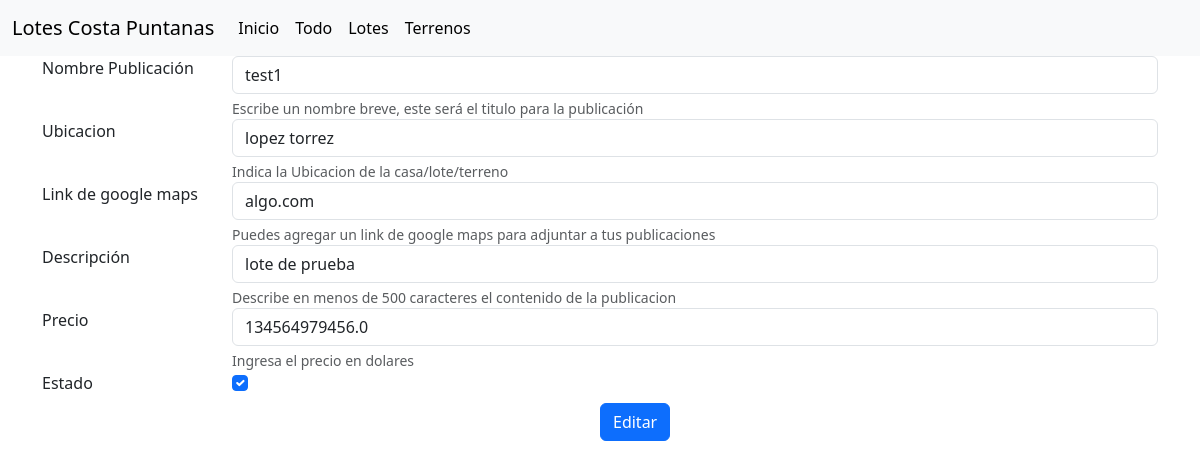
/inmueble/editar/1, run on the app's committed database.
### productos/models.py (models this page shows)
class Productos(models.Model):
    nombre = models.TextField(max_length=150)
    descripcion = models.TextField(max_length=500)
    ubicacion = models.TextField(max_length=200)
    linkMaps = models.TextField(max_length=200)
    precio = models.FloatField()
    fechaAgregado = models.DateField(auto_now_add=True, blank=True)
    estado = models.BooleanField()

### productos/views.py (the view, shortened to what this page needs)
# urls.py: path('inmueble/editar/<int:id>',vistaProductos.editarProducto,name='inmuebleEditar'),
def editarProducto(request,id):
    if request.method == 'GET':
        producto=get_object_or_404(Productos,pk=id)
        print(producto.nombre)
        return render(request,'productos/editar.html',{
            "producto":producto
        })

### productos/templates/productos/editar.html (shortened to what this page needs)
{% extends 'base.html' %}
{% block content %}
<form method="post">
    <div class="container">
        <div class="row">
            <div class="col-2">
                <label for="nombre" class="form-label">Nombre Publicación</label>
            </div>
            <div class="col">
                <input type="text" value="{{ producto.nombre }}" class="form-control" name="nombre" id="nombre" >
                <div id="nombreAyuda" class="form-text">Escribe un nombre breve, este será el titulo para la publicación
                </div>
            </div>
        </div>
        <div class="row">
            <div class="col-2">
                <label for="ubicacion" class="form-label">Ubicacion</label>
            </div>
            <div class="col">
                <input type="text" value="{{ producto.ubicacion }}"  class="form-control" name="ubicacion" id="ubicacion">
                <div id="ubicacionAyuda" class="form-text">Indica la Ubicacion de la casa/lote/terreno</div>
            </div>
        </div>
        <div class="row">
            <div class="col-2">
                <label for="linkMaps" class="form-label">Link de google maps</label>
            </div>
            <div class="col">
                <input type="text" value="{{ producto.linkMaps }}" class="form-control" name="linkMaps" id="linkMaps">
                <div id="linkMapsAyuda" class="form-text">Puedes agregar un link de google maps para adjuntar a tus
                    publicaciones</div>
            </div>
        </div>
        <div class="row">
            <div class="col-2">
                <label for="descripcion" class="form-label">Descripción</label>
            </div>
            <div class="col">
                <input type="text" value="{{ producto.descripcion }}" class="form-control" name="descripcion" id="descripcion">
                <div id="descripcionAyuda" class="form-text">Describe en menos de 500 caracteres el contenido de la
                    publicacion</div>
            </div>
        </div>
        <div class="row">
            <div class="col-2">
                <label for="precio" class="form-label">Precio</label>
            </div>
            <div class="col">
                <input type="number" value="{{ producto.precio }}" class="form-control" name="precio" id="precio">
                <div id="precioAyuda" class="form-text">Ingresa el precio en dolares</div>
            </div>
        </div>
        <div class="row">
            <div class="col-2">
                <label for="estado" class="form-label">Estado</label>
            </div>
            <div class="col">
                <input type="checkbox" class="form-check-input" name="estado" id="estado" value="activo" {% if producto.estado %} checked {% endif %}>
            </div>
        </div>
    </div>
    <button type="submit" class="btn btn-primary position-relative start-50">Editar</button>
</form>
{% endblock %}

### data on the page
Productos: nombre "test1", ubicacion "lopez torrez", linkMaps "algo.com", descripcion "lote de prueba", precio "134564979456.0", estado "☑"
